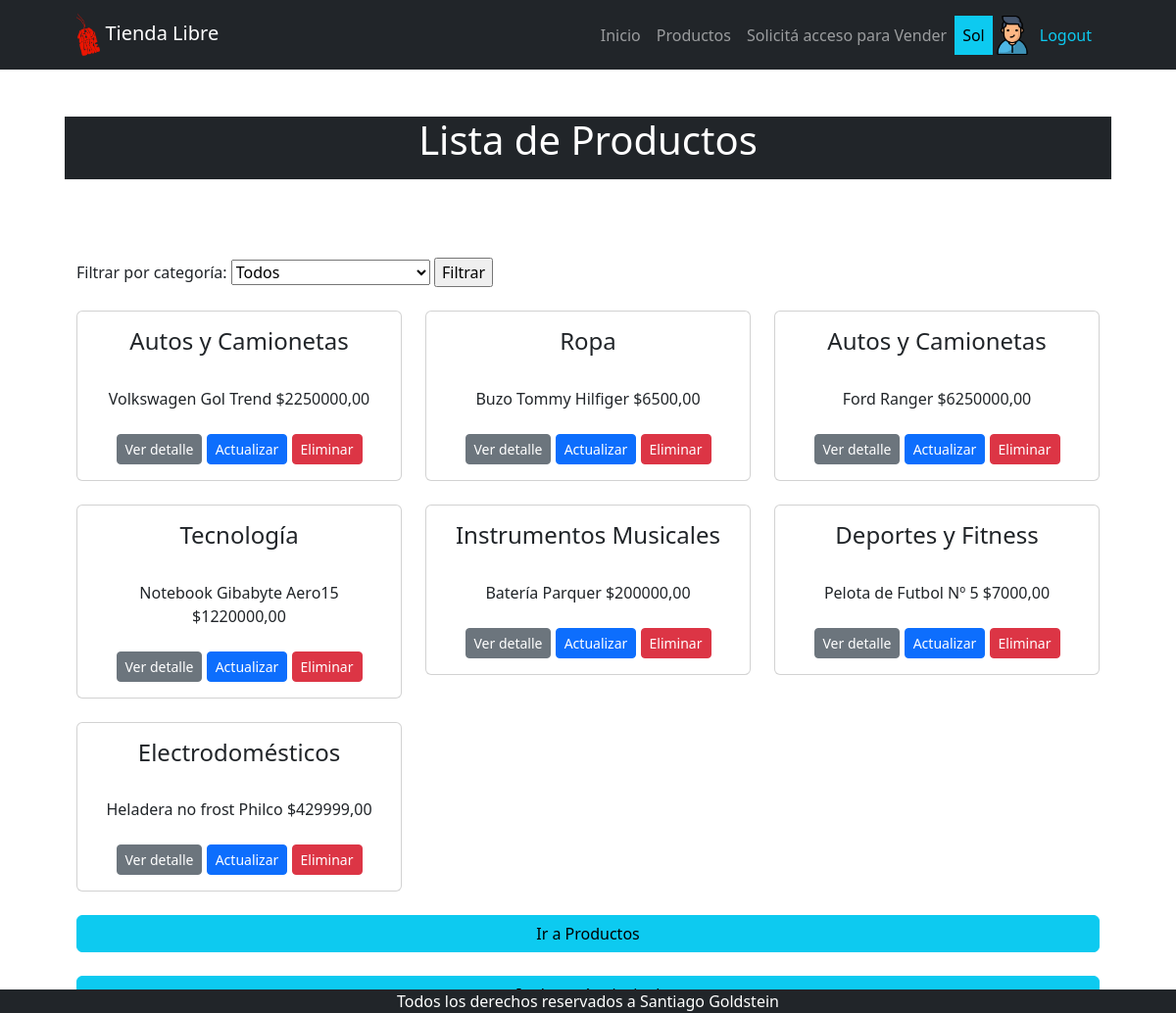
Screenshot of /producto/producto/list/ (signed in) with the database file from the repository.
### apps/venta/models.py (models this page shows, shortened)
class Vendedor(models.Model):
    usuario = models.OneToOneField(
        User, on_delete=models.CASCADE, related_name="vendedor")
    celular = models.CharField(max_length=50)
    avatar = models.ImageField(upload_to="avatares", blank=True, null=True,)

### apps/producto/models.py (models this page shows, shortened)
class Producto(models.Model):
    categoria = models.ForeignKey(
        ProductoCategoria, on_delete=models.SET_NULL, blank=True, null=True)
    nombre = models.CharField(max_length=100)
    unidad_de_medida = models.CharField(max_length=100)
    cantidad = models.FloatField()
    precio = models.DecimalField(max_digits=10, decimal_places=2)
    descripcion = models.CharField(max_length=250, null=True, blank=True)
    fecha_actualizacion = models.DateTimeField(
        default=timezone.now, editable=False, verbose_name="fecha de actualización")

class ProductoCategoria(models.Model):
    nombre = models.CharField(max_length=200, unique=True)
    descripcion = models.CharField(
        max_length=250, null=True, blank=True, verbose_name="descripción")
    def __str__(self):
        return self.nombre
    class Meta:
        verbose_name = "categoría de productos"
        verbose_name_plural = "categorías de productos"

### apps/producto/views.py (the view)
# urls.py: path("producto/list/", views.ProductoList.as_view(),
class ProductoList(LoginRequiredMixin, ListView):
    model = Producto
    template_name = 'producto_list.html'
    context_object_name = 'productos'
    def get_context_data(self, **kwargs):
        context = super().get_context_data(**kwargs)
        context['categorias'] = ProductoCategoria.objects.all()
        return context
    def get_queryset(self):
        queryset = super().get_queryset()
        categoria_id = self.request.GET.get('categoria')
        if categoria_id:
            categoria = ProductoCategoria.objects.get(id=categoria_id)
            queryset = queryset.filter(categoria=categoria)
        return queryset

### apps/producto/templates/producto/producto_list.html (shortened to what this page needs)
{% extends 'producto/index.html' %}
{% block INDEX_TITULO %}
    Lista de Productos
{% endblock INDEX_TITULO %}
{% block INDEX_CONTENIDO %}
    <div class="py-lg-4 ">
        <form action="{% url 'producto:producto_list' %}" method="get">
            <label for="categoria">Filtrar por categoría:</label>
            <select name="categoria" id="categoria">
                <option value="">Todos</option>
            </select>
            <input type="submit" value="Filtrar">
        </form>
    </div>
    {% if productos %}
    <div class="row">
        {% for producto in productos %}
            <div class="col-md-4">
                <div class="card mb-4">
                    <div class="card-body text-center ">
                        <h3 class="fs-4 text-center ">{{ producto.categoria }} </h3>
                        <br>
                        <div class="text-center ">
                        {{ producto.nombre }} ${{ producto.precio }}
                        </div>
                        <br>
                        <a href="{% url 'producto:producto_detail' producto.id %}" class="btn btn-secondary btn-sm">
                            Ver detalle</a>
                        {% if perms.producto.add_producto %}
                            <a href="{% url 'producto:producto_update' producto.id %}" class="btn btn-primary btn-sm">
                                Actualizar</a>
                            <a href="{% url 'producto:producto_delete' producto.id %}" class="btn btn-danger btn-sm">
                                Eliminar</a>
                        {% endif %}
                    </div>
                </div>
            </div>
        {% endfor %}
    </div>
    {% else %}
        <p class="fs-4 fst-italic">No hay registros ingresados</p>
    {% endif %}
    <div class="d-grid gap-3">
        <a href="{% url 'producto:home' %}" class="btn btn-info">Ir a Productos</a>
    </div>
    <br>
    {% include 'Home/index_back.html' %}
{% endblock INDEX_CONTENIDO %}

### apps/Home/templates/Home/navbar.html (shortened to what this page needs)
{% load static %}
<nav class="navbar navbar-expand-lg navbar-dark bg-dark">
    <div class="container px-5">
        <a class="navbar-brand" href="{% url 'Home:home' %}">
            <img src="{% static 'Home/assets/logo.png' %}" alt="Logo" style="height: 45px;">
            Tienda Libre
        </a>
        <div class="collapse navbar-collapse" id="navbarSupportedContent">
            <ul class="navbar-nav ms-auto mb-2 mb-lg-0">
                <li class="nav-item"><a class="nav-link {% if  request.path == "/" %} active {% endif %}" aria-current="page" href="{% url 'Home:home' %}">Inicio</a></li>
                {% if user.is_authenticated %}
                    <li class="nav-item"><a class="nav-link {% if  request.path == "/producto/" %} active {% endif %}" href="{% url 'producto:home' %}">Productos</a></li>
                    <li class="nav-item"><a class="nav-link {% if  request.path == "/vender/" %} active {% endif %}" href="https://wa.me/+5491139556151" target="_blank">Solicitá acceso para Vender</a></li>
                    <li class="nav-item"><a class="nav-link text-bg-info {% if  request.path == "/" %} active {% endif %}" href="#!">{{ user.username }}</a></li>
                    {% if user.vendedor.avatar.url %}
                        <li class="nav-item"><img src="{{ user.vendedor.avatar.url }}" alt="avatar" class="" style="height: 40px;"></li>
                        {% else %}
                        <li class="nav-item"><img src="{% static 'venta/avatar.png' %}" alt="avatar" class="" style="height: 40px;"></li>
                    {% endif %}
                    <li class="nav-item"><a class="nav-link text-info {% if  request.path == "/logout/" %} active {% endif %}" href="{% url 'Home:logout' %}">Logout</a></li>
                {% endif %}
            </ul>
        </div>
    </div>
</nav>

### rows the page displays
Producto: categoria "Autos y Camionetas", nombre "Volkswagen Gol Trend", precio "2250000,00"
Producto: categoria "Ropa", nombre "Buzo Tommy Hilfiger", precio "6500,00"
Producto: categoria "Autos y Camionetas", nombre "Ford Ranger", precio "6250000,00"
Producto: categoria "Tecnología", nombre "Notebook Gibabyte Aero15", precio "1220000,00"
Producto: categoria "Instrumentos Musicales", nombre "Batería Parquer", precio "200000,00"
Producto: categoria "Deportes y Fitness", nombre "Pelota de Futbol Nº 5", precio "7000,00"
Producto: categoria "Electrodomésticos", nombre "Heladera no frost Philco", precio "429999,00"

### other values shown
{{ user.username }} "Sol"
